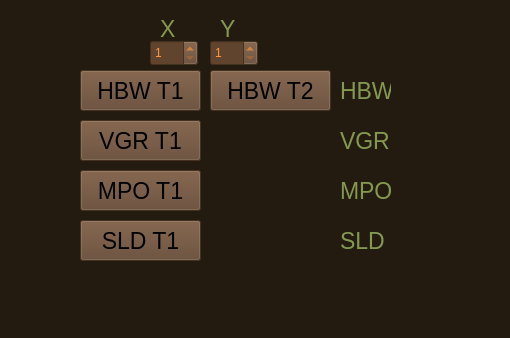
<?xml version="1.0" encoding="UTF-8"?>
<ui version="4.0">
 <class>MainWindow</class>
 <widget class="QMainWindow" name="MainWindow">
  <property name="geometry">
   <rect>
    <x>0</x>
    <y>0</y>
    <width>510</width>
    <height>338</height>
   </rect>
  </property>
  <property name="windowTitle">
   <string>MainWindow</string>
  </property>
  <property name="styleSheet">
   <string notr="true">background-color: rgb(35, 26, 16);
selection-color: rgb(157, 103, 106);
selection-background-color: rgb(255, 150, 63);</string>
  </property>
  <widget class="QWidget" name="centralwidget">
   <widget class="QPushButton" name="pushButton">
    <property name="geometry">
     <rect>
      <x>80</x>
      <y>70</y>
      <width>121</width>
      <height>41</height>
     </rect>
    </property>
    <property name="font">
     <font>
      <pointsize>17</pointsize>
     </font>
    </property>
    <property name="styleSheet">
     <string notr="true">background-color: rgb(97, 68, 45);
border-color: rgb(170, 120, 78);</string>
    </property>
    <property name="text">
     <string>HBW T1</string>
    </property>
   </widget>
   <widget class="QSpinBox" name="spinBox_x">
    <property name="geometry">
     <rect>
      <x>150</x>
      <y>40</y>
      <width>48</width>
      <height>26</height>
     </rect>
    </property>
    <property name="styleSheet">
     <string notr="true">color: rgb(255, 150, 63);
background-color: rgb(97, 68, 45);</string>
    </property>
    <property name="minimum">
     <number>1</number>
    </property>
    <property name="maximum">
     <number>3</number>
    </property>
   </widget>
   <widget class="QSpinBox" name="spinBox_y">
    <property name="geometry">
     <rect>
      <x>210</x>
      <y>40</y>
      <width>48</width>
      <height>26</height>
     </rect>
    </property>
    <property name="styleSheet">
     <string notr="true">color: rgb(255, 150, 63);
background-color: rgb(97, 68, 45);</string>
    </property>
    <property name="minimum">
     <number>1</number>
    </property>
    <property name="maximum">
     <number>3</number>
    </property>
   </widget>
   <widget class="QLabel" name="label">
    <property name="geometry">
     <rect>
      <x>160</x>
      <y>20</y>
      <width>16</width>
      <height>17</height>
     </rect>
    </property>
    <property name="font">
     <font>
      <pointsize>17</pointsize>
     </font>
    </property>
    <property name="styleSheet">
     <string notr="true">color: rgb(132, 153, 80);</string>
    </property>
    <property name="text">
     <string>X</string>
    </property>
   </widget>
   <widget class="QLabel" name="label_2">
    <property name="geometry">
     <rect>
      <x>220</x>
      <y>20</y>
      <width>16</width>
      <height>17</height>
     </rect>
    </property>
    <property name="font">
     <font>
      <pointsize>17</pointsize>
     </font>
    </property>
    <property name="styleSheet">
     <string notr="true">color: rgb(132, 153, 80);</string>
    </property>
    <property name="text">
     <string>Y</string>
    </property>
   </widget>
   <widget class="QPushButton" name="pushButton_2">
    <property name="geometry">
     <rect>
      <x>210</x>
      <y>70</y>
      <width>121</width>
      <height>41</height>
     </rect>
    </property>
    <property name="font">
     <font>
      <pointsize>17</pointsize>
     </font>
    </property>
    <property name="styleSheet">
     <string notr="true">background-color: rgb(97, 68, 45);
border-color: rgb(170, 120, 78);</string>
    </property>
    <property name="text">
     <string>HBW T2</string>
    </property>
   </widget>
   <widget class="QPushButton" name="pushButton_3">
    <property name="geometry">
     <rect>
      <x>80</x>
      <y>170</y>
      <width>121</width>
      <height>41</height>
     </rect>
    </property>
    <property name="font">
     <font>
      <pointsize>17</pointsize>
     </font>
    </property>
    <property name="styleSheet">
     <string notr="true">background-color: rgb(97, 68, 45);
border-color: rgb(170, 120, 78);</string>
    </property>
    <property name="text">
     <string>MPO T1</string>
    </property>
   </widget>
   <widget class="QPushButton" name="pushButton_4">
    <property name="geometry">
     <rect>
      <x>80</x>
      <y>120</y>
      <width>121</width>
      <height>41</height>
     </rect>
    </property>
    <property name="font">
     <font>
      <pointsize>17</pointsize>
     </font>
    </property>
    <property name="styleSheet">
     <string notr="true">background-color: rgb(97, 68, 45);
border-color: rgb(170, 120, 78);</string>
    </property>
    <property name="text">
     <string>VGR T1</string>
    </property>
   </widget>
   <widget class="QPushButton" name="pushButton_5">
    <property name="geometry">
     <rect>
      <x>80</x>
      <y>220</y>
      <width>121</width>
      <height>41</height>
     </rect>
    </property>
    <property name="font">
     <font>
      <pointsize>17</pointsize>
     </font>
    </property>
    <property name="styleSheet">
     <string notr="true">background-color: rgb(97, 68, 45);
border-color: rgb(170, 120, 78);</string>
    </property>
    <property name="text">
     <string>SLD T1</string>
    </property>
   </widget>
   <widget class="QLabel" name="label_3">
    <property name="geometry">
     <rect>
      <x>340</x>
      <y>80</y>
      <width>51</width>
      <height>21</height>
     </rect>
    </property>
    <property name="font">
     <font>
      <pointsize>17</pointsize>
     </font>
    </property>
    <property name="styleSheet">
     <string notr="true">color: rgb(132, 153, 80);</string>
    </property>
    <property name="text">
     <string>HBW</string>
    </property>
   </widget>
   <widget class="QLabel" name="label_4">
    <property name="geometry">
     <rect>
      <x>340</x>
      <y>130</y>
      <width>51</width>
      <height>21</height>
     </rect>
    </property>
    <property name="font">
     <font>
      <pointsize>17</pointsize>
     </font>
    </property>
    <property name="styleSheet">
     <string notr="true">color: rgb(132, 153, 80);</string>
    </property>
    <property name="text">
     <string>VGR</string>
    </property>
   </widget>
   <widget class="QLabel" name="label_5">
    <property name="geometry">
     <rect>
      <x>340</x>
      <y>180</y>
      <width>51</width>
      <height>21</height>
     </rect>
    </property>
    <property name="font">
     <font>
      <pointsize>17</pointsize>
     </font>
    </property>
    <property name="styleSheet">
     <string notr="true">color: rgb(132, 153, 80);</string>
    </property>
    <property name="text">
     <string>MPO</string>
    </property>
   </widget>
   <widget class="QLabel" name="label_6">
    <property name="geometry">
     <rect>
      <x>340</x>
      <y>230</y>
      <width>51</width>
      <height>21</height>
     </rect>
    </property>
    <property name="font">
     <font>
      <pointsize>17</pointsize>
     </font>
    </property>
    <property name="styleSheet">
     <string notr="true">color: rgb(132, 153, 80);</string>
    </property>
    <property name="text">
     <string>SLD</string>
    </property>
   </widget>
  </widget>
  <widget class="QMenuBar" name="menubar">
   <property name="geometry">
    <rect>
     <x>0</x>
     <y>0</y>
     <width>510</width>
     <height>22</height>
    </rect>
   </property>
  </widget>
  <widget class="QStatusBar" name="statusbar"/>
 </widget>
 <resources/>
 <connections/>
</ui>
